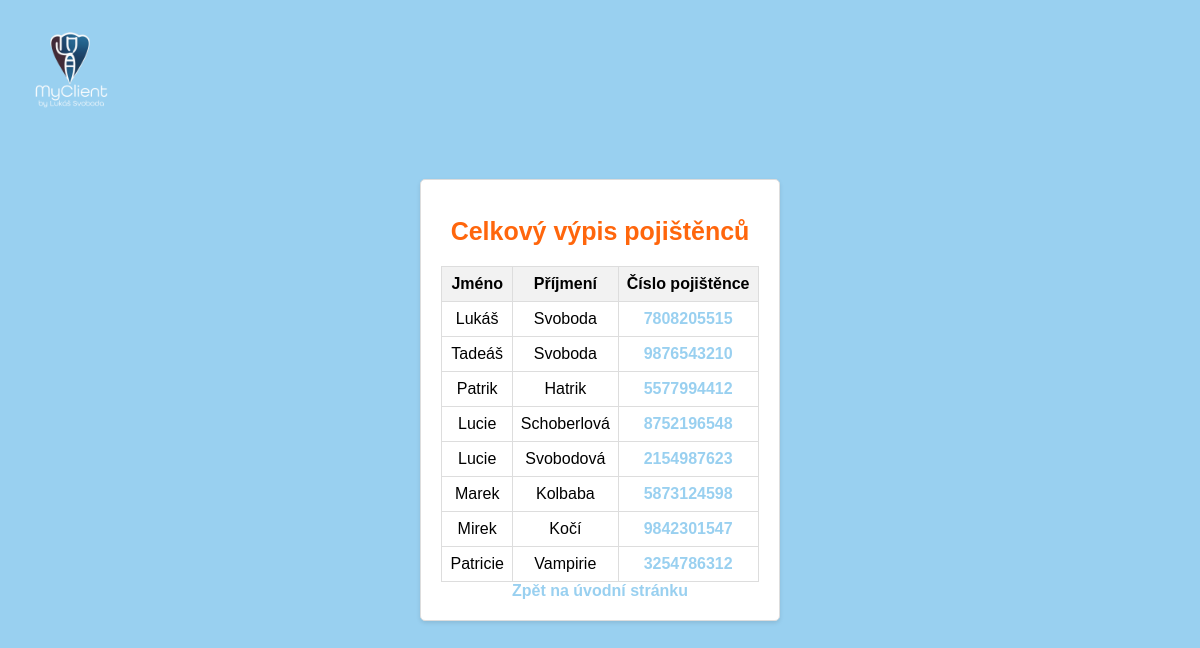
Screenshot of /myclient/vypsat_vse/ (signed in) with the database file from the repository.
### myclient/models.py (models this page shows, shortened)
class Pojistenci(models.Model):
    jmeno = models.CharField(max_length=100, validators=[validate_name])
    prijmeni = models.CharField(max_length=100, validators=[validate_name])
    cislo_pojistence = models.IntegerField(validators=[validate_cislo_pojistence], unique=True, error_messages={'unique': "Pojištěnec s tímto číslem již existuje."})
    datum_narozeni = models.DateField()
    telefon = models.CharField(max_length=20)
    email = models.EmailField(validators=[validate_email_format])
    bydliste = models.ForeignKey(Bydliste, on_delete=models.CASCADE, default=None, null=True)

### myclient/views.py (the view)
# urls.py: path('vypsat_vse/', views.vypsat_vse, name='vypsat_vse'),
@login_required
def vypsat_vse(request):
    pojistenci = Pojistenci.objects.all()
    return render(request, 'vypsat_vse.html', {'pojistenci': pojistenci})

### myclient/templates/myclient/vypsat_vse.html (shortened to what this page needs)
{% load static %}
<!DOCTYPE html>
<html lang="cs">
<head>
    <link rel="stylesheet" href="{% static 'myclient/vyhledavani.css' %}">
</head>
<body>
    <div class="container">
        <h1>Celkový výpis pojištěnců</h1>
        <table class="smlouvy">
            <thead>
                <tr>
                    <th>Jméno</th>
                    <th>Příjmení</th>
                    <th>Číslo pojištěnce</th>
                </tr>
            </thead>
            <tbody>
                {% for pojistenec in pojistenci %}
                <tr>
                    <td>{{ pojistenec.jmeno }}</td>
                    <td>{{ pojistenec.prijmeni }}</td>
                    <td><a href="{% url 'detail_pojistence' pojistenec.cislo_pojistence %}">{{ pojistenec.cislo_pojistence }}</a></td>
                </tr>
                {% endfor %}
            </tbody>
        </table>
        <a href="{% url 'index' %}">Zpět na úvodní stránku</a>
    </div>
    <img src="/static/myclient/images/logo_aplikace.png" alt="Logo" class="logo-img">
</body>
</html>

### myclient/static/myclient/vyhledavani.css (style rules this page uses)
body { font-family: Arial, sans-serif; background-color: #99D0f0; margin: 0; padding: 0; display: flex; justify-content: center; align-items: center; min-height: 100vh; }
.container { max-width: 600px; padding: 20px; background-color: #fff; border: 1px solid #ddd; border-radius: 5px; box-shadow: 0 2px 4px rgba(0, 0, 0, 0.1); display: flex; flex-direction: column; align-items: center; text-align: center; }
h1 { font-size: 25px; color: #ff660c; margin-bottom: 20px; }
.smlouvy { border-collapse: collapse; width: 100%; }
.smlouvy th, .smlouvy td { border: 1px solid #ddd; padding: 8px; text-align: center; }
.smlouvy th { background-color: #f2f2f2; }
a { color: #99D0f0; text-decoration: none; font-weight: bold; }
.logo-img { position: fixed; top: 20px; left: 20px; width: 100px; }

### rows the page displays
Pojistenci: jmeno "Lukáš", prijmeni "Svoboda", cislo_pojistence "7808205515"
Pojistenci: jmeno "Tadeáš", prijmeni "Svoboda", cislo_pojistence "9876543210"
Pojistenci: jmeno "Patrik", prijmeni "Hatrik", cislo_pojistence "5577994412"
Pojistenci: jmeno "Lucie", prijmeni "Schoberlová", cislo_pojistence "8752196548"
Pojistenci: jmeno "Lucie", prijmeni "Svobodová", cislo_pojistence "2154987623"
Pojistenci: jmeno "Marek", prijmeni "Kolbaba", cislo_pojistence "5873124598"
Pojistenci: jmeno "Mirek", prijmeni "Kočí", cislo_pojistence "9842301547"
Pojistenci: jmeno "Patricie", prijmeni "Vampirie", cislo_pojistence "3254786312"
